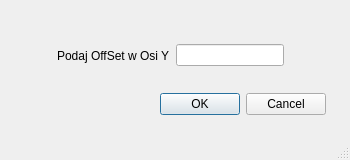
<?xml version="1.0" encoding="UTF-8"?>
<ui version="4.0">
 <class>view_b</class>
 <widget class="QMainWindow" name="view_b">
  <property name="geometry">
   <rect>
    <x>0</x>
    <y>0</y>
    <width>350</width>
    <height>160</height>
   </rect>
  </property>
  <property name="windowTitle">
   <string>OffSet osi Y</string>
  </property>
  <widget class="QWidget" name="centralwidget">
   <widget class="QWidget" name="horizontalLayoutWidget">
    <property name="geometry">
     <rect>
      <x>10</x>
      <y>30</y>
      <width>321</width>
      <height>51</height>
     </rect>
    </property>
    <layout class="QHBoxLayout" name="horizontalLayout_2">
     <item>
      <spacer name="horizontalSpacer">
       <property name="orientation">
        <enum>Qt::Horizontal</enum>
       </property>
       <property name="sizeHint" stdset="0">
        <size>
         <width>20</width>
         <height>20</height>
        </size>
       </property>
      </spacer>
     </item>
     <item>
      <widget class="QLabel" name="label">
       <property name="text">
        <string>Podaj OffSet w Osi Y</string>
       </property>
      </widget>
     </item>
     <item>
      <widget class="QLineEdit" name="lineEdit"/>
     </item>
     <item>
      <spacer name="horizontalSpacer_2">
       <property name="orientation">
        <enum>Qt::Horizontal</enum>
       </property>
       <property name="sizeHint" stdset="0">
        <size>
         <width>40</width>
         <height>20</height>
        </size>
       </property>
      </spacer>
     </item>
    </layout>
   </widget>
   <widget class="QDialogButtonBox" name="buttonBox">
    <property name="geometry">
     <rect>
      <x>150</x>
      <y>90</y>
      <width>176</width>
      <height>28</height>
     </rect>
    </property>
    <property name="standardButtons">
     <set>QDialogButtonBox::Cancel|QDialogButtonBox::Ok</set>
    </property>
   </widget>
  </widget>
  <widget class="QMenuBar" name="menubar">
   <property name="geometry">
    <rect>
     <x>0</x>
     <y>0</y>
     <width>350</width>
     <height>22</height>
    </rect>
   </property>
  </widget>
  <widget class="QStatusBar" name="statusbar"/>
 </widget>
 <resources/>
 <connections>
  <connection>
   <sender>buttonBox</sender>
   <signal>rejected()</signal>
   <receiver>view_b</receiver>
   <slot>close()</slot>
   <hints>
    <hint type="sourcelabel">
     <x>347</x>
     <y>135</y>
    </hint>
    <hint type="destinationlabel">
     <x>230</x>
     <y>94</y>
    </hint>
   </hints>
  </connection>
 </connections>
</ui>
